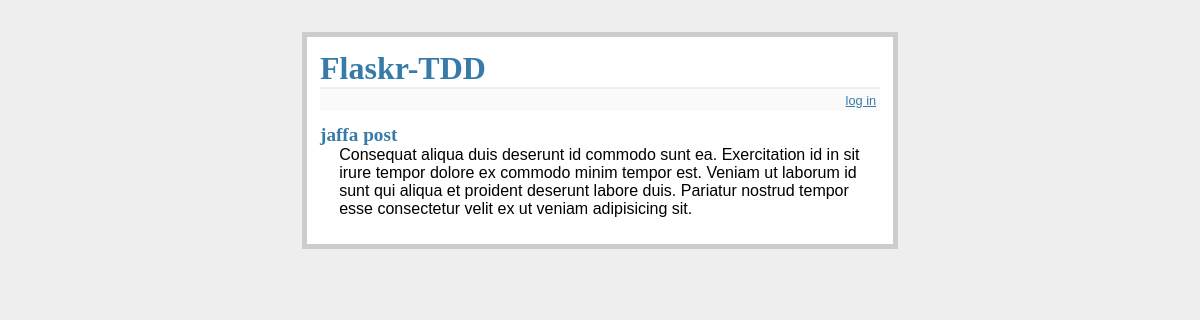
The page / on the database its author committed.
### tables this page shows
CREATE TABLE entries (
  id integer primary key autoincrement,
  title text not null,
  text text not null
);

### app.py (the view)
@app.route('/')
def index():
    db = get_db()
    cur = db.execute('select * from entries order by id desc')
    entries = cur.fetchall()
    return render_template('index.html', entries=entries)

### app.py (called while the page is built)
def connect_db():
    rv = sqlite3.connect(app.config['DATABASE'])
    rv.row_factory = sqlite3.Row
    return rv

def get_db():
    if not hasattr(g, 'sqlite_db'):
        g.sqlite_db = connect_db()
    return g.sqlite_db

### templates/index.html (shortened to what this page needs)
<!DOCTYPE html>
<html>
<head>
  <link rel="stylesheet" type="text/css" href="{{ url_for('static', filename='style.css') }}">
</head>
<body>
  <div class="page">
    <h1>Flaskr-TDD</h1>
    <div class="metanav">
      {% if not session.logged_in %}
      <a href="{{ url_for('login') }}">log in</a>
      {% else %}
      <a href="{{ url_for('logout') }}">log out</a>
      {% endif %}
    </div>
    <ul class="entries">
      {% for entry in entries %}
      <li>
        <h2 id="{{ entry.id }}">{{ entry.title }}</h2>{{ entry.text|safe }}
      </li>
      {% else %}
      <li><em>No entries yet. Add some!</em></li>
      {% endfor %}
    </ul>
  </div>
</body>
</html>

### static/style.css (style rules this page uses)
body { font-family: sans-serif; background: #eee; }
a, h1, h2 { color: #377BA8; }
h1, h2 { font-family: 'Georgia', serif; margin: 0; }
h1 { border-bottom: 2px solid #eee; }
h2 { font-size: 1.2em; }
.page { margin: 2em auto; width: 35em; border: 5px solid #ccc; padding: 0.8em; background: white; }
.entries { list-style: none; margin: 0; padding: 0; }
.entries li { margin: 0.8em 1.2em; }
.entries li h2 { margin-left: -1em; }
.metanav { text-align: right; font-size: 0.8em; padding: 0.3em; margin-bottom: 1em; background: #fafafa; }

### rows shown on the page
entries: title "jaffa post", text "Consequat aliqua duis deserunt id commodo sunt ea. Exercitation id in sit irure tempor dolore ex commodo minim tempor est. Veniam ut laborum id sunt qui aliqua et proident deserunt labore duis. Pariatur nostrud tempor esse consectetur velit ex ut veniam adipisicing sit."
